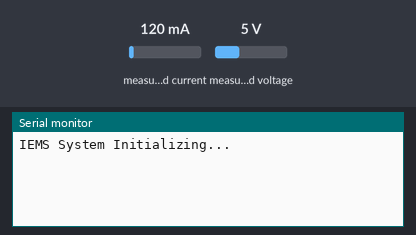
A sketch run on a simulated ESP32. On the bench: the last lines printed to the serial monitor. The test bench sets the inputs (shaded band); at power-on: measured current 120 mA, measured voltage 5 V. WiFi joins after 1.5 s; servers stay silent unless stated.

Above: at 3.0 s.
3.1 s: measured current set to 40 mA
At 7.8 s:
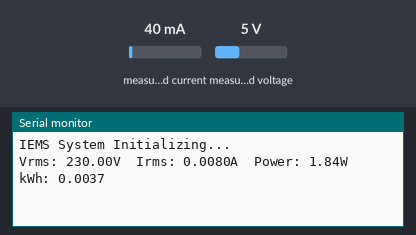
13.7 s: measured voltage set to 0.3 V
At 14.6 s:
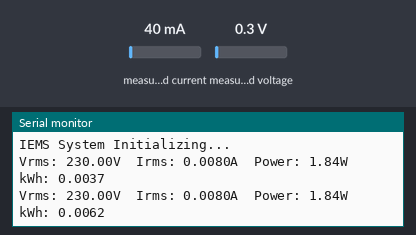
15.2 s: measured current set to 500 mA
16.7 s: measured voltage set to 3.8 V
At 17.9 s:
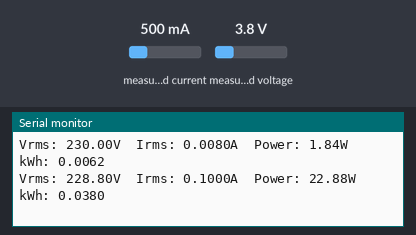

The sketch:

Esp32_code.ino
```cpp
#define BLYNK_TEMPLATE_ID "TMPL3TsHNYIo0"
#define BLYNK_TEMPLATE_NAME "esp32"
#define BLYNK_AUTH_TOKEN "xgE7-JQO7kbZHOw0qD86pJftzshFfpSa"
#define BLYNK_PRINT Serial

#include "EmonLib.h"
#include <WiFi.h>
#include <WiFiClient.h>
#include <BlynkSimpleEsp32.h>

EnergyMonitor emon;

// Calibration settings
#define vCalibration 128.0   // Calibrated for ~244V reading
#define currCalibration 4.8  // Calibrated for 220-ohm burden resistor
#define ADC_BITS 12
#define ADC_COUNTS (1 << ADC_BITS)

BlynkTimer timer;

char auth[] = BLYNK_AUTH_TOKEN;
char ssid[] = "******";
char pass[] = "******";

float kWh = 0;
unsigned long lastmillis = millis();
bool alertSent = false;

void myTimerEvent() {
    // Calculate Voltage and Current
    emon.calcVI(40, 2000);

    // Dividing by 5 as we looped the wire 5 times through the sensor to catch the readings
    float actualIrms = emon.Irms / 05.0;
    float actualPower = emon.apparentPower / 05.0;

    // Power Calculation
    unsigned long currentMillis = millis();
    kWh += actualPower * (currentMillis - lastmillis) / 3600000.0;
    lastmillis = currentMillis;

    // Sends alert for power consumption when reached a certain limit
    if (kWh >= 05.0 && !alertSent) {
        Blynk.logEvent("energy_alert", "Alert! Your energy usage has reached 5 kWh.");
        alertSent = true;
        Serial.println(" ALERT! NOTIFICATION SENT TO BLYNK ");
    }

    // Reset alert flag if kWh is ever reset to zero
    if (kWh < 05.0) alertSent = false;

    //  Printing the output on serial monitor
    Serial.print("Vrms: "); Serial.print(emon.Vrms, 2); Serial.print("V");
    Serial.print("\tIrms: "); Serial.print(actualIrms, 4); Serial.print("A");
    Serial.print("\tPower: "); Serial.print(actualPower, 2); Serial.print("W");
    Serial.print("\tkWh: "); Serial.println(kWh, 4);

    // Update Blynk cloud dashboard
    Blynk.virtualWrite(V0, emon.Vrms);
    Blynk.virtualWrite(V1, actualIrms);
    Blynk.virtualWrite(V2, actualPower);
    Blynk.virtualWrite(V3, kWh);
}

void setup() {
  Serial.begin(115200);

  // GPIO 35 for Voltage and GPIO 34 for Current
  emon.voltage(35, vCalibration, 1.7);
  emon.current(34, currCalibration);

  Serial.println("IEMS System Initializing...");
  Blynk.begin(auth, ssid, pass);

  // Set timer to give updates every 5 seconds
  timer.setInterval(5000L, myTimerEvent);
}

void loop() {
  Blynk.run();
  timer.run();
}
```

Measured:
- after the input at 3.1 s, the serial monitor: prints a new line after 4.1 s (image 1)
- after the input at 16.7 s, the serial monitor: prints a new line after 0.51 s (image 3)
